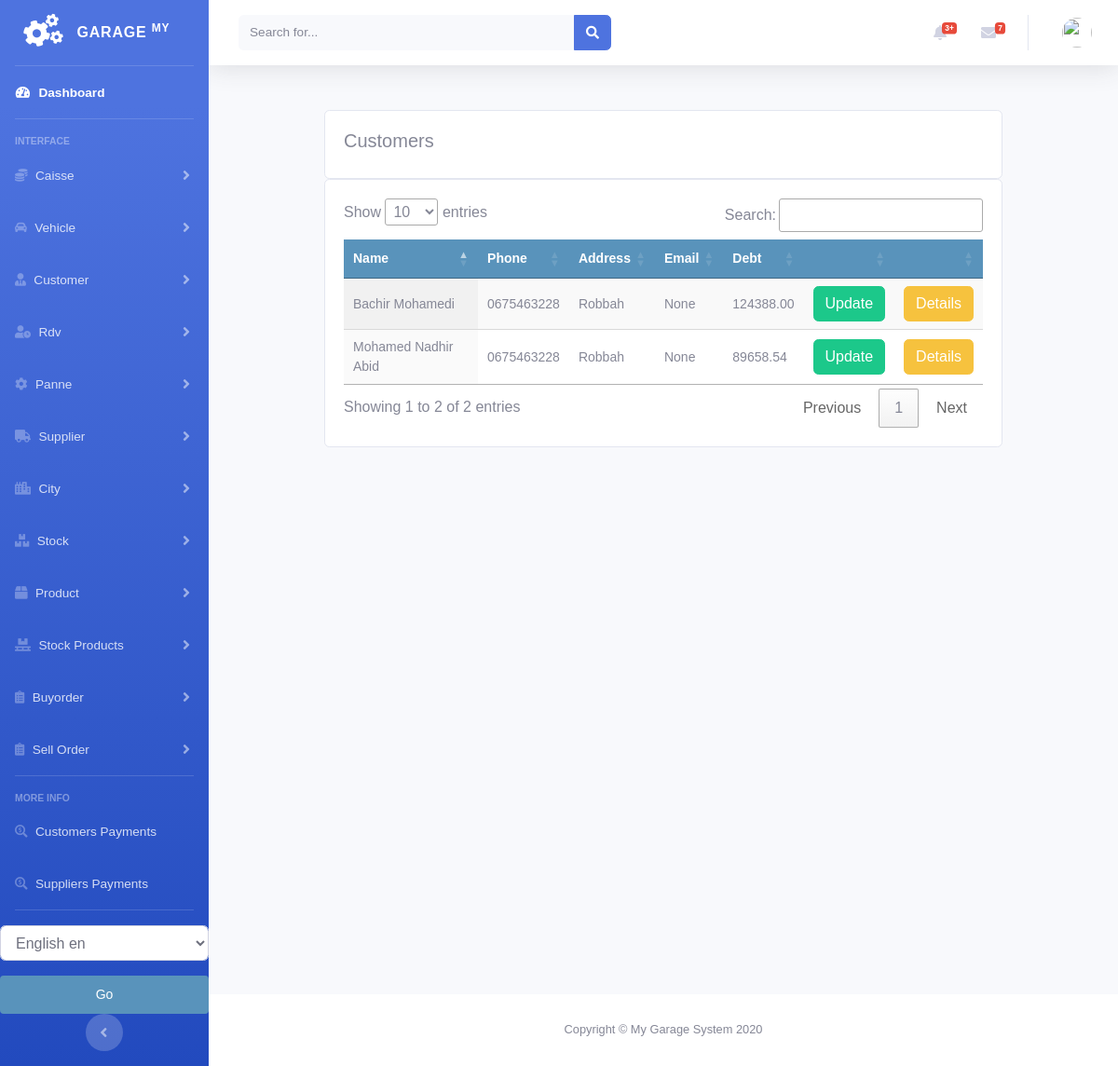
Page /customer/customer_list on the earlier database version.
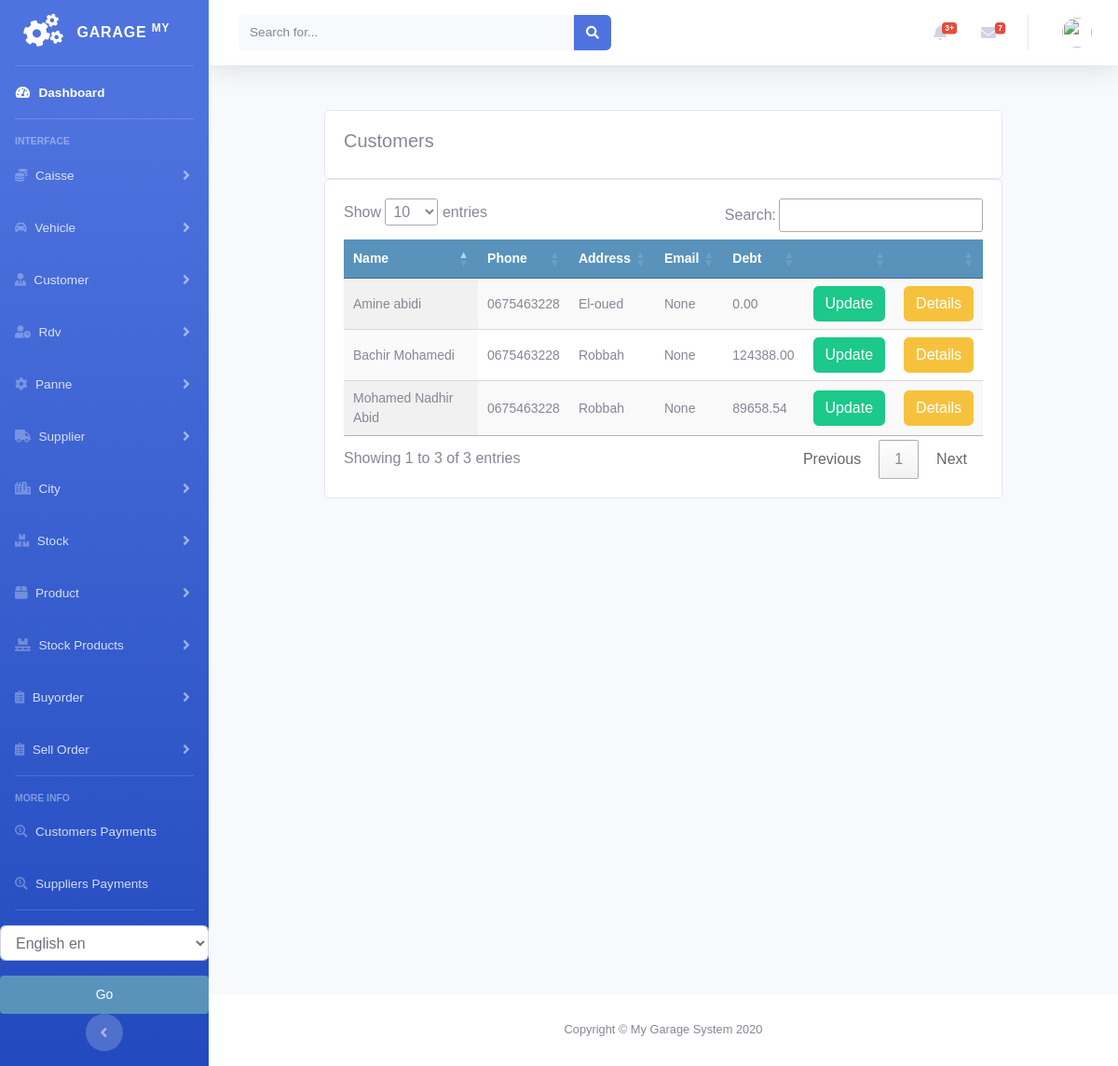
Same page on the later database version.
### customer/models.py (models this page shows, shortened)
class Customer(models.Model):
    firstname = models.CharField(max_length=250, null=True)
    lastname = models.CharField(max_length=250, null=True)
    address = models.CharField(max_length=200, null=True)
    phone = models.CharField(max_length=200, null=True)
    national_number = models.CharField(max_length=200, null=True)
    email = models.EmailField(null=True)
    date_created = models.DateTimeField(auto_now_add=True, null=True)
    date_joined = models.DateField(null=True)
    debt = models.DecimalField(max_digits=10, decimal_places=2, null=True, default=0)

### customer/views.py (the view)
# urls.py: path('customer_list', views.customer_list, name='customer_list'),
def customer_list(request):
    customers = Customer.objects.all()
    context = {
        'customers': customers
    }
    return render(request, 'customer/list_customer.html', context)

### customer/templates/customer/list_customer.html (shortened to what this page needs)
{% extends 'home.html' %}
{% load static %}
{% block content %}
<br>
<div class="container">
    <div class="row">
        <div class="col-md">
            <div class="card card-body">
                <h5>Customers</h5>
            </div>
            <div class="card card-body">
                <table id="table_id" class="display text-center">
                    <thead>
                    <tr>
                        <th>Name</th>
                        <th>Phone</th>
                        <th>Address</th>
                        <th>Email</th>
                        <th>Debt</th>
                        <th></th>
                        <th></th>
                    </tr>
                    </thead>
                    <tbody>
                    {% for customer in customers %}
                    <tr>
                        <td>
                            {{customer.firstname}} {{customer.lastname}}
                        </td>
                        <td>
                            {{customer.phone}}
                        </td>
                        <td>
                            {{customer.address}}
                        </td>
                        <td>
                            {{customer.email}}
                        </td>
                        <td>
                            {{customer.debt}}
                        </td>
                        <td>
                            <a class="btn btn-success "
                               href="{% url 'customer:update_customer' customer.id %}">Update</a>
                        </td>
                        <td>
                            <a class="btn btn-warning "
                               href="{% url 'customer:customer_detail' customer.id %}">Details</a>
                        </td>
                    </tr>
                    {% endfor %}
                    </tbody>
                </table>
            </div>
        </div>
    </div>
</div>
{% endblock %}
{% block jsscript %}
<link rel="stylesheet" type="text/css" href="https://cdn.datatables.net/1.10.22/css/jquery.dataTables.css">
{% endblock %}

Differences in the rows shown:
added Customer: firstname "Amine", lastname "abidi", phone "0675463228", address "El-oued", email "None", debt "0.00"
Other differences:
text written by a page script: "Show entries Search: Showing 1 to 2 of 2 entries Previous 1 Next" → "Show entries Search: Showing 1 to 3 of 3 entries Previous 1 Next"
